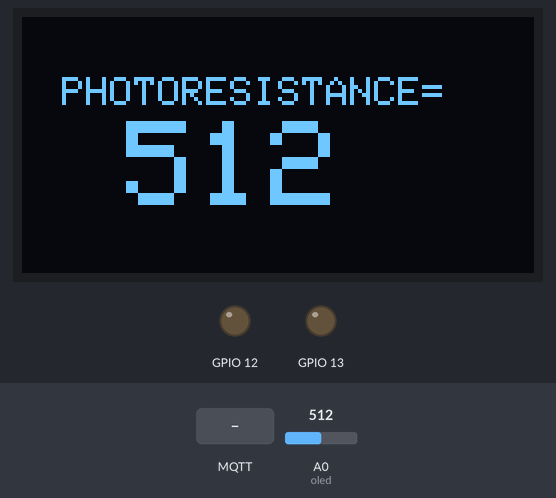
The sketch below on a simulated ESP8266 (NodeMCU). Parts: 128×64 one-colour display, output pins drawn as LEDs (lit = HIGH). The test bench sets the inputs (shaded band); at power-on: A0 (oled) = 512. WiFi joins after 1.5 s; servers stay silent unless stated; random numbers use the default seed unless the sketch sets one; no MQTT or app messages arrive unless stated; what the sketch prints to the serial monitor is not drawn.

Above: at 2.7 s.
2.8 s: MQTT message "t" arrives on the first subscribed topic
At 4.6 s:
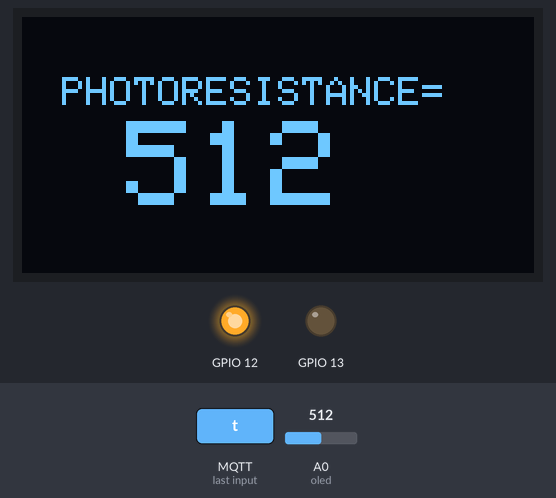
7.0 s: MQTT message "t" arrives on the second subscribed topic
At 8.8 s:
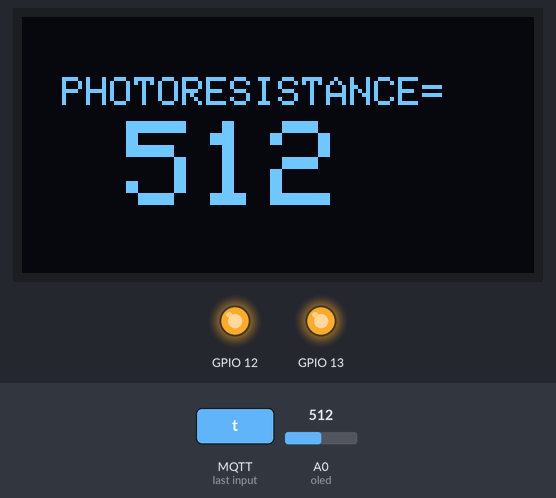
11.2 s: MQTT message "1" arrives on the first subscribed topic
At 12.8 s:
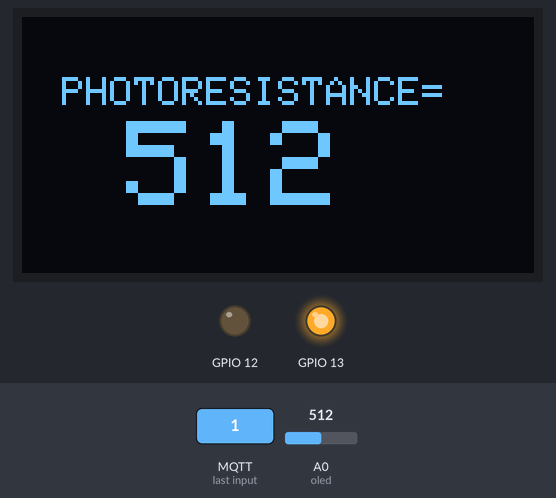
15.4 s: A0 (oled) set to 716
At 17.2 s:
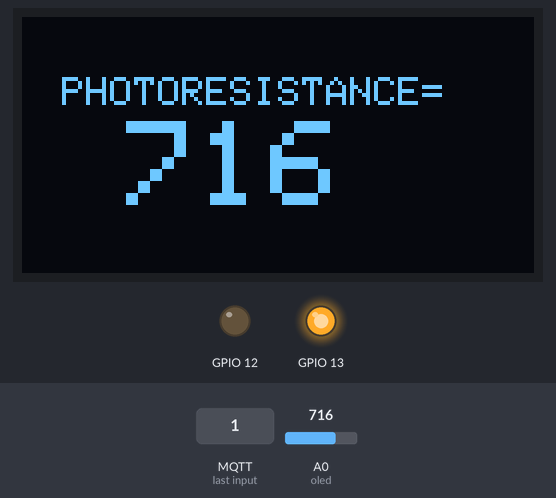
18.9 s: A0 (oled) set to 900
At 20.4 s:
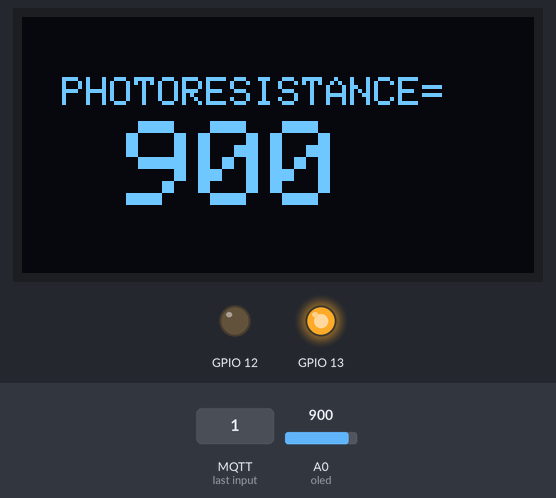
22.1 s: A0 (oled) set to 1023
At 23.5 s:
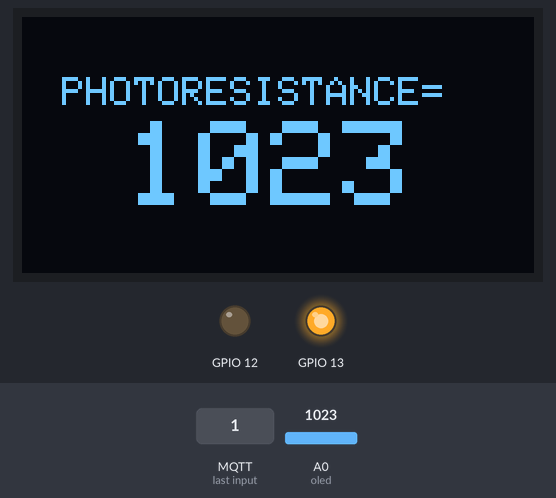
Timing chart, 0 to 25.1 s (numbered marks = the images above; inputs shaded):
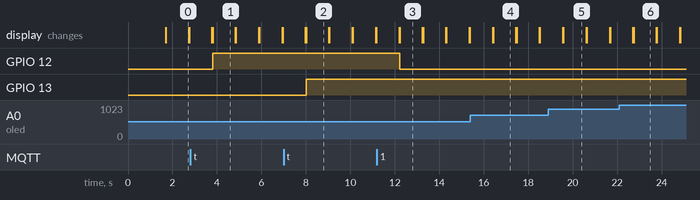

The sketch:

_2led_ldr_mobileapp.ino
```cpp
#include <SPI.h>
#include <Wire.h>
#include <Adafruit_GFX.h>
#include <Adafruit_SSD1306.h>
#include <ESP8266WiFi.h>
#include <PubSubClient.h>
const char* ssid = "connected";
const char* password = "anvesh1998";
#define mqtt_server  "mqtt.dioty.co"
#define OLED_RESET 1
Adafruit_SSD1306 display(OLED_RESET);
#if (SSD1306_LCDHEIGHT != 64)
#error("Height incorrect, please fix Adafruit_SSD1306.h!");
#endif
int value;
WiFiClient espClient;
PubSubClient client(espClient);
char photoresistance[50];
void setup_wifi()
{

  delay(10);
  // We start by connecting to a WiFi network
  Serial.println();
  Serial.print("Connecting to ");
  Serial.println(ssid);

  WiFi.begin(ssid, password);

  while (WiFi.status() != WL_CONNECTED)
  {
    delay(500);
    Serial.print(".");
  }

  randomSeed(micros());

  Serial.println("");
  Serial.println("WiFi connected");
  Serial.println("IP address: ");
  Serial.println(WiFi.localIP());
}
int oled()
{
  int value=analogRead(A0);
  display.setCursor(10, 15);
  display.clearDisplay();
  display.display();
  display.setTextSize(1);
  display.println("PHOTORESISTANCE=");
  //display.print("  ");
  display.setCursor(26, 26);
  display.setTextSize(3);
  display.print(value);
  display.display();
  return value;
}
void callback(char* topic, byte* payload, unsigned int length) {
  Serial.print("Message arrived [");
  Serial.print(topic);
  Serial.print("] ");
  char* a=topic;
  for (int i = 0; i < length; i++) {
    Serial.print((char)payload[i]);
  }
  Serial.println();
  if(strcmp(topic,"/taditarun123@gmail.com/led1")==0)
  {
    if((char)payload[0]=='t')
    {

    digitalWrite(12, HIGH);

  } else
  {
    digitalWrite(12, LOW);
  }
  }

  if (strcmp(topic,"/taditarun123@gmail.com/led2")==0)

    {
      if((char)payload[0]=='t')
      {
    digitalWrite(13, HIGH);

  } else
  {
    digitalWrite(13, LOW);
}
    }
}


void reconnect()
{
  // Loop until we're reconnected
  while (!client.connected()) {
    Serial.print("Attempting MQTT connection...");
    // Create a random client ID
    String clientId = "ESP8266Client-";
    clientId += String(random(0xffff), HEX);
     client.connect("clientId","taditarun123@gmail.com","0f63a696");
    // Attempt to connect
    if (client.connect(clientId.c_str())) {
      Serial.println("connected");
      // Once connected, publish an announcement...
      client.publish("/taditarun123@gmail.com/ldr", "its working");
      client.subscribe("/taditarun123@gmail.com/led1");
      client.subscribe("/taditarun123@gmail.com/led2");
      // ... and resubscribe
      //client.subscribe("inTopic");
    } else {
      Serial.print("failed, rc=");
      Serial.print(client.state());
      Serial.println(" try again in 5 seconds");
      // Wait 5 seconds before retrying
      delay(5000);
    }
  }
}

void setup() {
  // pinMode(BUILTIN_LED, OUTPUT);     // Initialize the BUILTIN_LED pin as an output
  Serial.begin(115200);
  pinMode(12,OUTPUT);
  pinMode(13,OUTPUT);
  display.begin(SSD1306_SWITCHCAPVCC, 0x3C);
  display.setTextColor(WHITE);
  setup_wifi();
  client.setServer(mqtt_server, 1883);
  //  client.setCallback(callback);
}

void loop() {

  if (!client.connected())
  {
    reconnect();

  }

  //int value = analogRead(A0);
 // oled();
 int value1=oled();
  client.loop();
  snprintf (photoresistance, 75, "PHOTORESISTANCE=%d", value1);

client.setCallback(callback);
  Serial.print("Publish message: ");
  //    Serial.println(msg);
  client.publish("/taditarun123@gmail.com/ldr", photoresistance);
  delay(1000);

}
```

Measured:
- after the input at 2.8 s, GPIO 12: LOW → HIGH after 1.0 s
- after the input at 7.0 s, GPIO 13: LOW → HIGH after 1.0 s
- after the input at 11.2 s, GPIO 12: HIGH → LOW after 1.0 s
- what the display in image 0 shows lasts 1.0 s, from 1.7 s to 2.7 s
